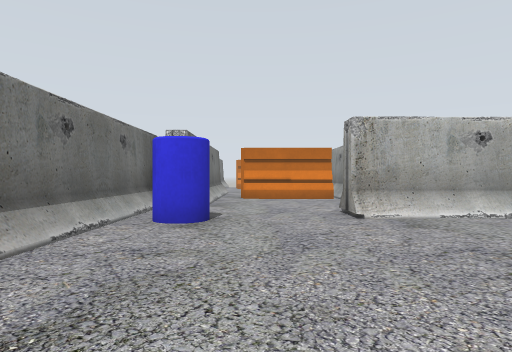
View 1 (above)

16 first-person views from a walk through a robot-simulator world made for Gazebo. The camera is 0.44 m above the floor, looks level and sees 75° across. The lines on the ground mark 1 m squares. The floor is counted in squares, 0.5 m on a side. Each view is taken from the middle of a square. On the plan, view 1 faces up. The plan holds only what a view shows up to about 12 squares ahead; the rest is blank. The place goes on beyond the plan.

View 2
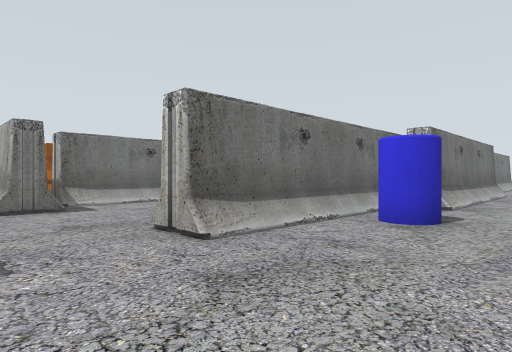

View 3
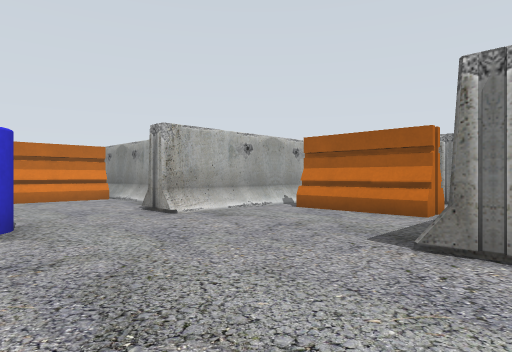

View 4
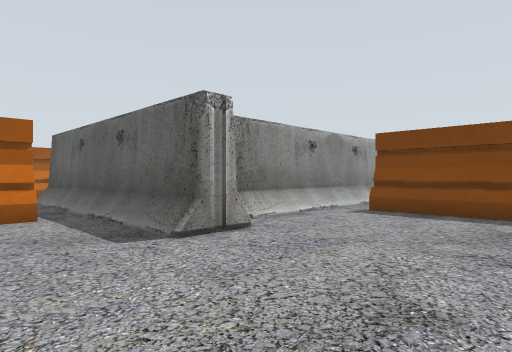

View 5
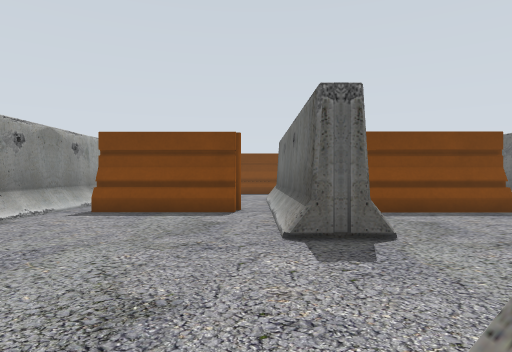

View 6
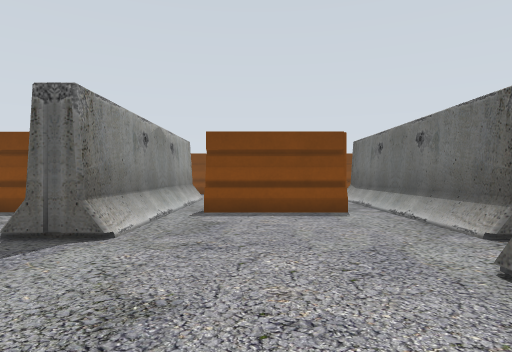

View 7
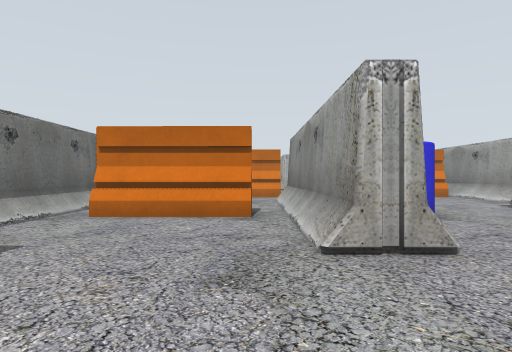

View 8
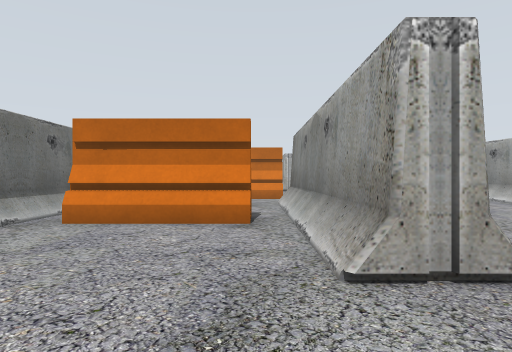

View 9
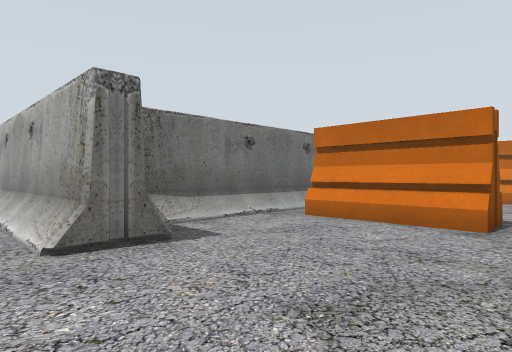

View 10
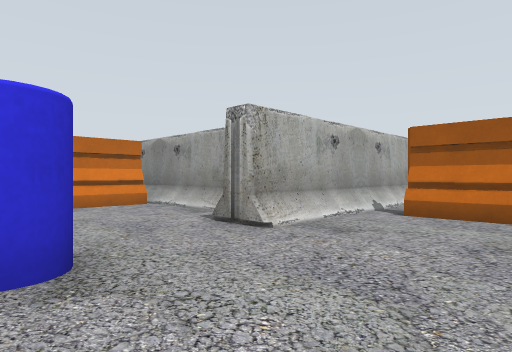

View 11
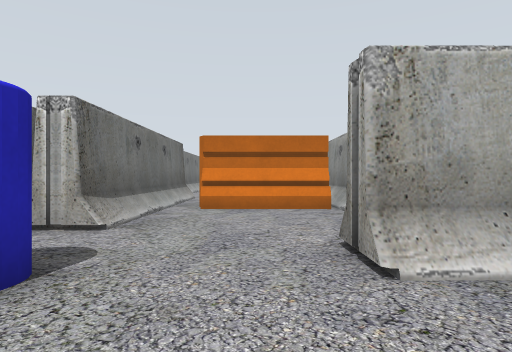

View 12
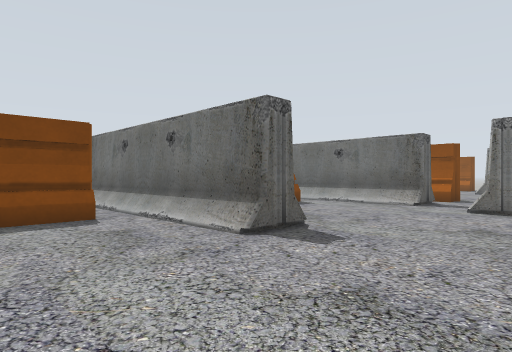

View 13
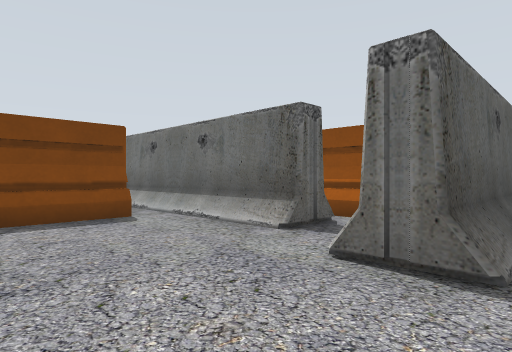

View 14
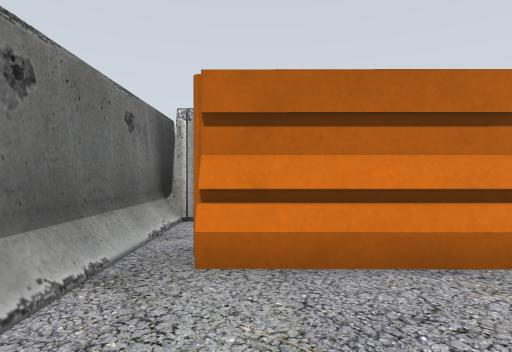

View 15
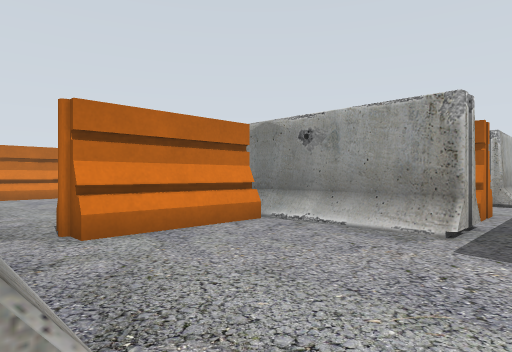

View 16
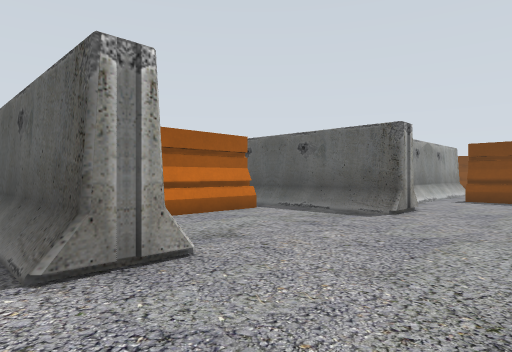

### Floor plan
Key: @ floor where view 1 was taken; . floor; B barrier; O other object.
Columns run from 14 left of view 1 to 8 right of it. Each row starts with its distance up from view 1.
 16             B     B
 15             B..  BB
 14             B.B   B
 13         B   B.BBBBB
 12         ..  B....BB
 11         ..B B....BB
 10          .B B....BB BB
  9     BB   .BBB.....BB..
  8     B.   .BB....BBBBBB
  7     BBBBBBBBOO..BBBBBBB
  6     BBBBBBBBOO......B
  5     B.....BB........B
  4     B.....BB........B
  3   BBB.....BB........BB
  2   BBBBB.............B.
  1 BBBBBBB.........BBBBBBB
  0   B...........@.B
 -1   BBBB....BB.....B
 -2   B BB....BB.....B
 -3     BB....BB.....B
 -4     BBBBBBBB.BBBBB
 -5     BBB BBBB.BBBBB
 -6     BB    BB.    B
 -7     BB    BB     B

Positions as (right, up) in squares from view 1, and headings:
1: (0, 0), facing up
2: (1, 0), facing up-left
3: (-2, 0), facing up-right
4: (-2, 4), facing down-right
5: (-2, 4), facing down
6: (-6, 4), facing down
7: (-5, -1), facing up
8: (-5, 0), facing up
9: (-4, 0), facing up-left
10: (-2, 3), facing up-right
11: (1, 4), facing up
12: (1, 3), facing down-left
13: (-5, 3), facing down-left
14: (-8, 3), facing up
15: (-2, 8), facing up-right
16: (-1, 9), facing down-right
